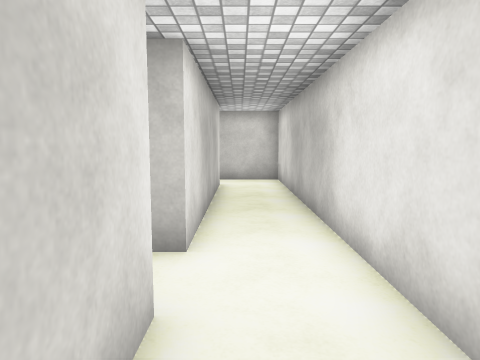
[1] (above)

24 first-person views from a walk through a scene from a Unity 3-D project. The camera is 1.5 m above the floor, tilts 6° down and sees 70° across. The floor is counted in squares, 1 m on a side. Each view is taken from the middle of a square. On the plan, view 1 faces up. The plan holds only what a view shows up to about 16 squares ahead; the rest is blank. The place goes on beyond the plan. The player is left out. Surface patterns are stand-ins for the level's own textures.

[2]
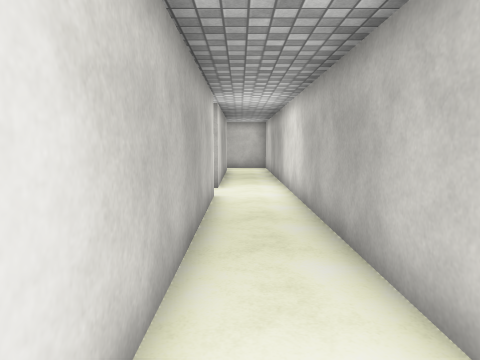

[3]
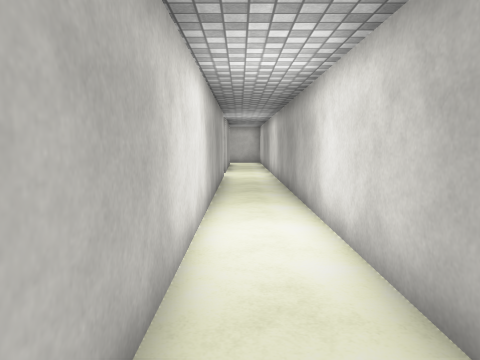

[4]
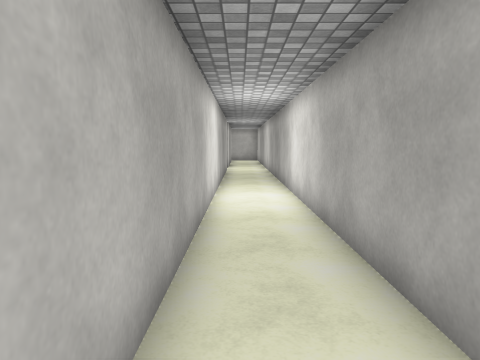

[5]
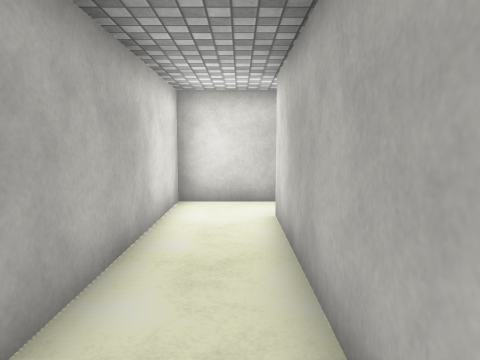

[6]
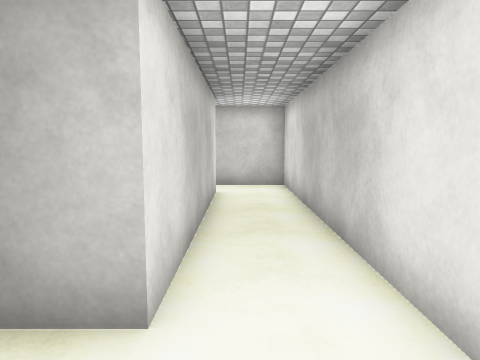

[7]
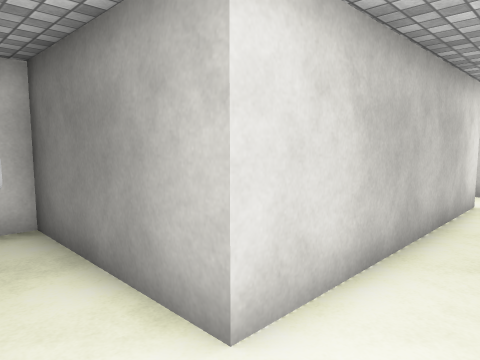

[8]
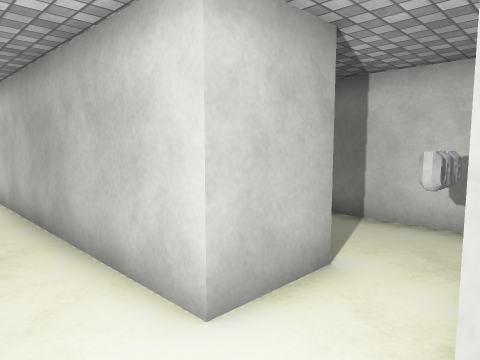

[9]
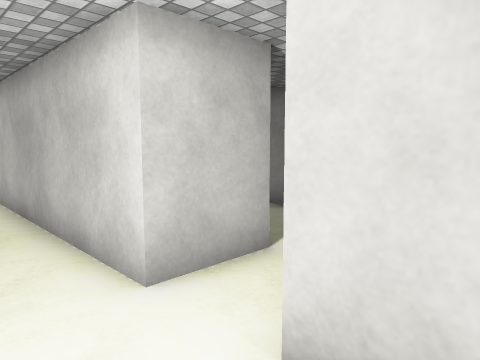

[10]
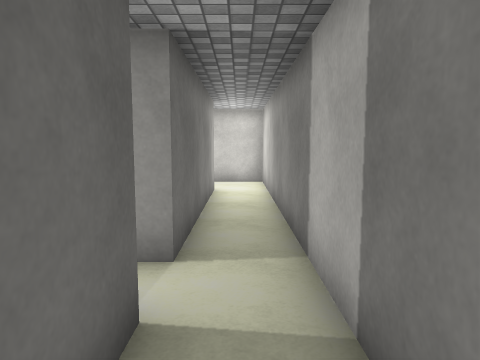

[11]
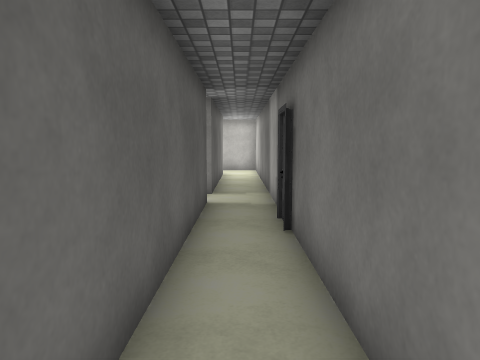

[12]
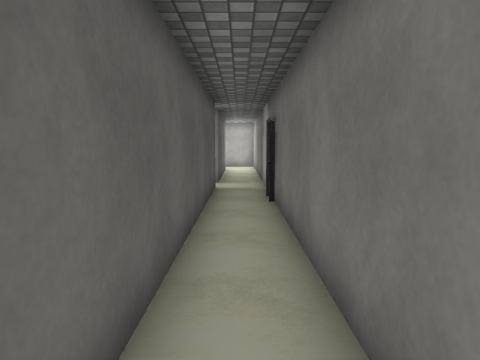

[13]
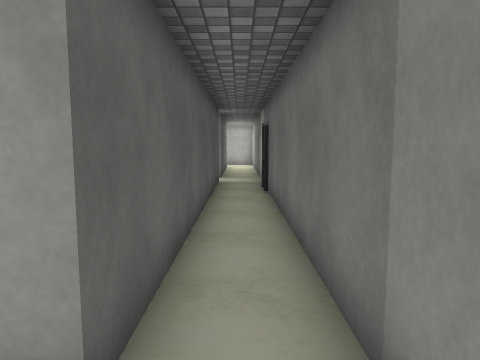

[14]
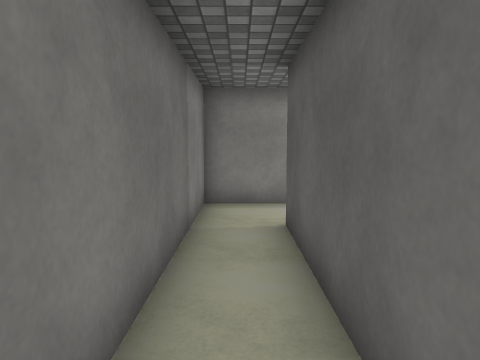

[15]
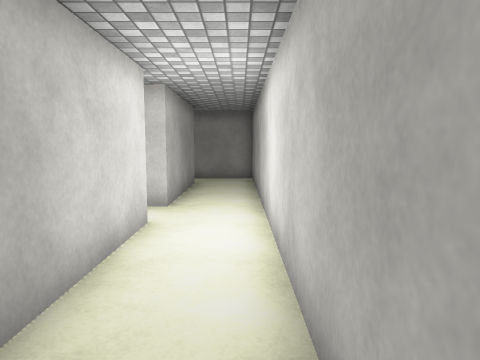

[16]
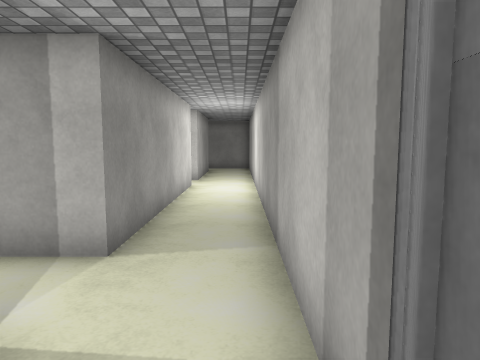

[17]
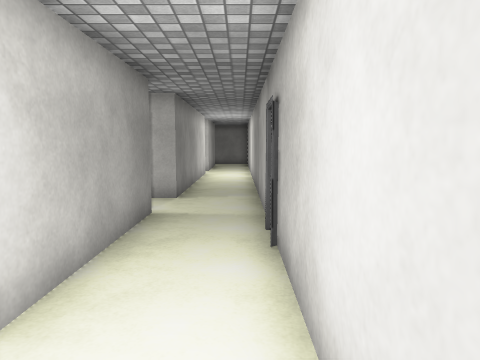

[18]
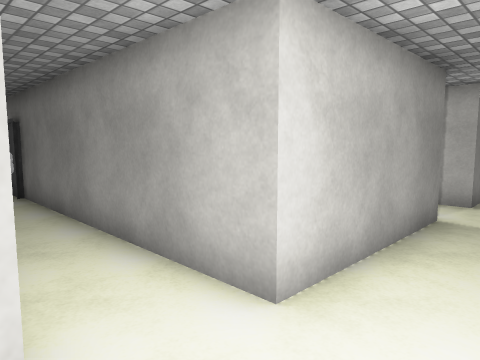

[19]
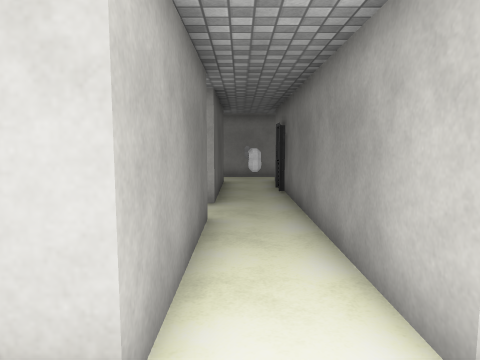

[20]
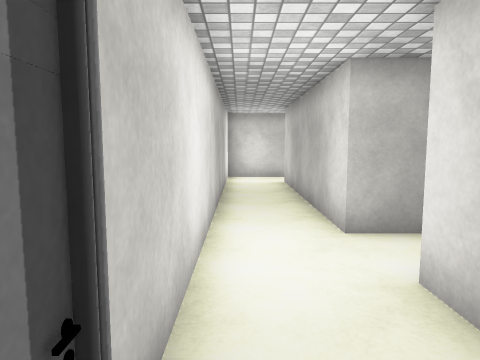

[21]
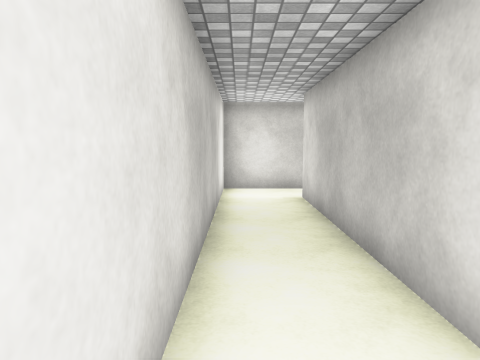

[22]
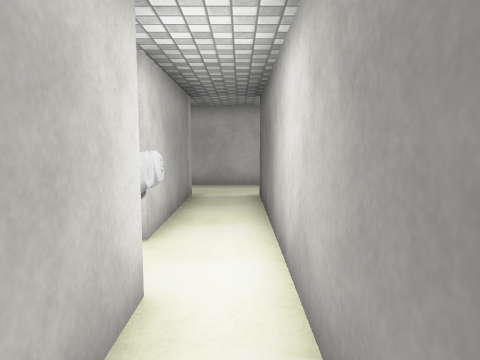

[23]
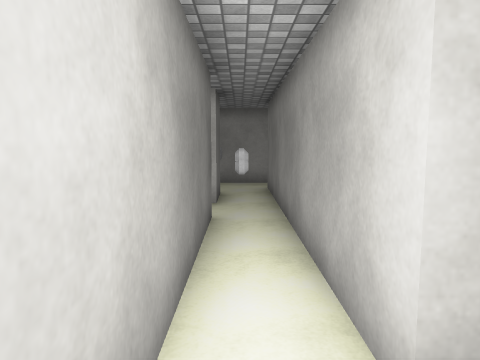

[24]
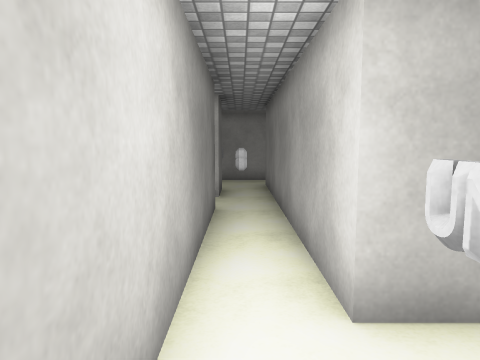

### Floor plan
Points are (right, up) in squares from view 1. A wall is a line through its corners. A room is listed if a view was taken in it or the views show most of it. See-through windows are left out.
Room 1 (views 1, 2, 3, 4, 5, 6, 7, 8, 9)
walls: (-0.7, 2.9) (-0.7, -19.2); (-0.7, 12.8) (-0.7, 4.7); (-0.4, -20.9) (1.6, -20.9) (1.6, 14.5) (-1.1, 14.5)
ways out: opening at (-1, -20) to room 2; opening at (-1, 4) to room 3; opening at (-1, 14)
Room 2 (views 10, 11, 12, 13, 14, 15, 16, 17, 18, 19, 20, 21, 22, 23, 24)
walls: (-14.3, -5.1) (-14.3, -4) (-8.4, -4); (-16.1, 4.7) (-21.2, 4.7) (-21.2, 12.8); (-21.2, -12.5) (-21.2, -4.4) (-16.4, -4.4); (-9, -2.4) (-21.1, -2.4) (-21.1, 2.6) (-11.1, 2.6); (-9.6, 4.7) (-14.5, 4.7); (-9.2, -19.2) (-21.2, -19.2) (-21.2, -14.1) (-20.8, -14.1); (-20.9, 14.5) (-23.5, 14.5) (-23.5, -20.9) (-0.4, -20.9); (-0.7, -19.2) (-7.8, -19.2)
ways out: opening at (-1, -20) to room 1; opening at (-10, 4)
objects: other object (-16, -4) to (-15, -4); other object (-16, 4) to (-15, 4); other object (-10, -3) to (-9, -3)
Room 3 (no view inside)
walls: (-2.9, 2.9) (-0.7, 2.9); (-0.7, 4.7) (-5.7, 4.7) (-5.7, 0.4); (-5.4, -4) (-4.2, -4); (-2.8, -4.1) (-2.8, -2.1)
ways out: opening at (-1, 4) to room 1; opening at (-6.5, -3)
objects: other object (-5, 4) to (-4, 4)

Where each view was taken, in squares from view 1:
view 1: 0 up, 0 right, facing up
view 2: 7 down, 0 right, facing up
view 3: 13 down, 0 right, facing up
view 4: 17 down, 0 right, facing up
view 5: 12 down, 0 right, facing down
view 6: 2 up, 0 right, facing up
view 7: 3 up, 1 right, facing up-left
view 8: 5 up, 1 right, facing down-left
view 9: 6 up, 1 right, facing down-left
view 10: 20 down, 12 left, facing right
view 11: 20 down, 18 left, facing right
view 12: 20 down, 21 left, facing right
view 13: 20 down, 23 left, facing right
view 14: 20 down, 15 left, facing left
view 15: 6 down, 23 left, facing down
view 16: 0 up, 23 left, facing down
view 17: 5 up, 23 left, facing down
view 18: 5 up, 23 left, facing down-right
view 19: 4 up, 23 left, facing right
view 20: 1 down, 23 left, facing up
view 21: 3 up, 23 left, facing up
view 22: 3 down, 11 left, facing left
view 23: 3 down, 16 left, facing right
view 24: 3 down, 17 left, facing right
